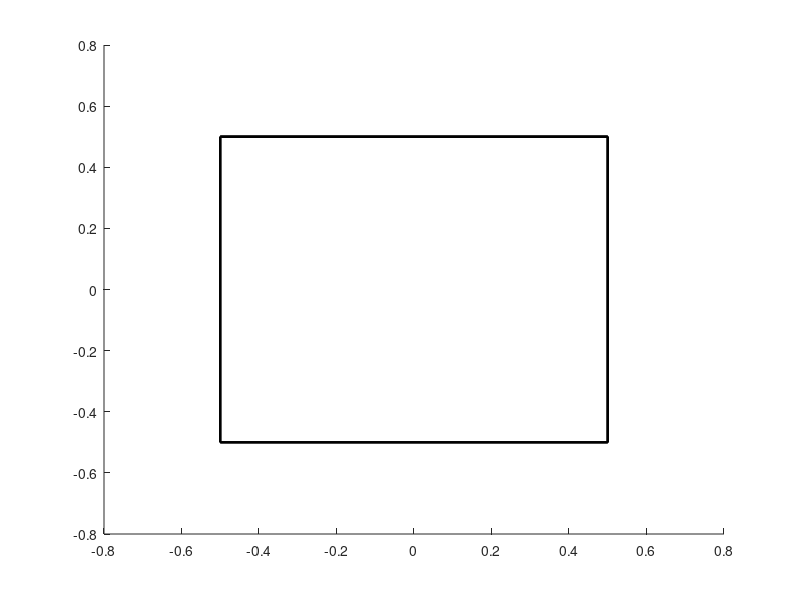

Reproduce this figure in MATLAB.
x=0;y=0;z=0;
a = 1;b = 1;c = 1;
% 8个顶点分别为：
% 与(0,0,0)相邻的4个顶点
% 与(a,b,c)相邻的4个顶点
V = [
    0 0 0;
    a 0 0;
    0 b 0;
    0 0 c;
    a b c;
    0 b c;
    a 0 c;
    a b 0];
V(:,1)=V(:,1)-a/2+x;
V(:,2)=V(:,2)-b/2+y;
V(:,3)=V(:,3)-c/2+z;
% 6个面
% 以(0,0,0)为顶点的三个面
% 以(a,b,c)为顶点的三个面
F = [1 2 7 4;1 3 6 4;1 2 8 3;
    5 8 3 6;5 7 2 8;5 6 4 7];
hold on
patch('Faces',F,'Vertices',V,'FaceColor','none','LineWidth',1.5);




